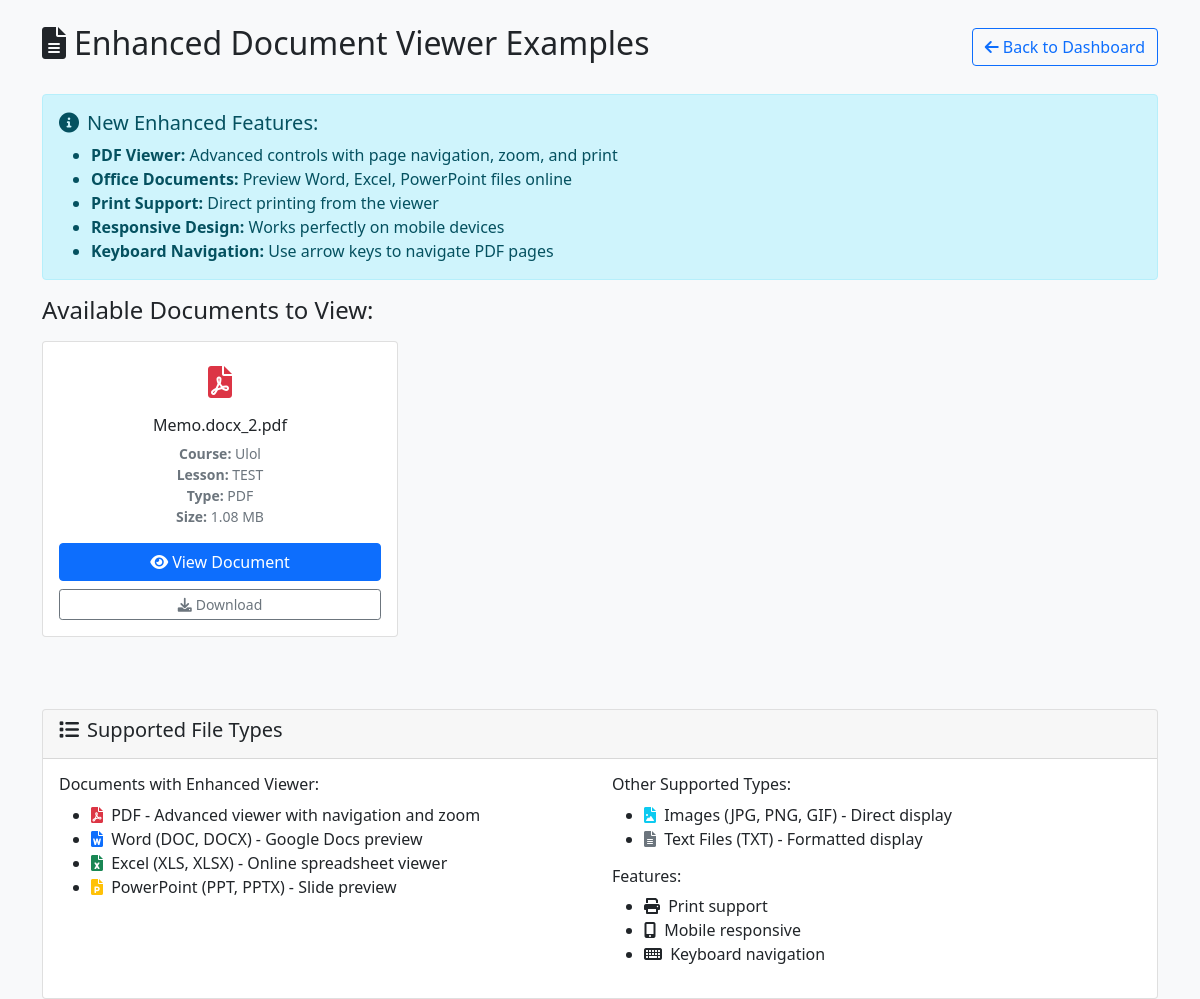
Page /test-viewer.php (signed in) on the committed database.
### tables this page shows
CREATE TABLE `lessons` (
  `id` int(11) NOT NULL,
  `course_id` int(11) NOT NULL,
  `title` varchar(200) NOT NULL,
  `description` text DEFAULT NULL,
  `content` longtext DEFAULT NULL,
  `video_url` varchar(500) DEFAULT NULL,
  `video_duration` int(11) DEFAULT 0,
  `lesson_order` int(11) NOT NULL,
  `is_preview` tinyint(1) DEFAULT 0,
  `attachments` longtext DEFAULT NULL CHECK (json_valid(`attachments`)),
  `quiz_id` int(11) DEFAULT NULL,
  `is_published` tinyint(1) DEFAULT 1,
  `created_at` timestamp NOT NULL DEFAULT current_timestamp(),
  `updated_at` timestamp NOT NULL DEFAULT current_timestamp() ON UPDATE current_timestamp()
);

CREATE TABLE `courses` (
  `id` int(11) NOT NULL,
  `title` varchar(200) NOT NULL,
  `description` text NOT NULL,
  `short_description` varchar(500) DEFAULT NULL,
  `instructor_id` int(11) NOT NULL,
  `category_id` int(11) NOT NULL,
  `price` decimal(10,2) DEFAULT 0.00,
  `is_free` tinyint(1) DEFAULT 1,
  `thumbnail` varchar(255) DEFAULT NULL,
  `video_preview` varchar(255) DEFAULT NULL,
  `level` enum('beginner','intermediate','advanced') DEFAULT 'beginner',
  `duration_hours` int(11) DEFAULT 0,
  `language` varchar(50) DEFAULT 'English',
  `requirements` text DEFAULT NULL,
  `what_you_learn` text DEFAULT NULL,
  `is_published` tinyint(1) DEFAULT 0,
  `is_featured` tinyint(1) DEFAULT 0,
  `enrollment_count` int(11) DEFAULT 0,
  `rating_average` decimal(3,2) DEFAULT 0.00,
  `rating_count` int(11) DEFAULT 0,
  `created_at` timestamp NOT NULL DEFAULT current_timestamp(),
  `updated_at` timestamp NOT NULL DEFAULT current_timestamp() ON UPDATE current_timestamp()
);

### config/config.php (called while the page is built, shortened)
<?php
function formatFileSize($size) {
    $units = array('B', 'KB', 'MB', 'GB', 'TB');
    for ($i = 0; $size > 1024 && $i < count($units) - 1; $i++) {
        $size /= 1024;
    }
    return round($size, 2) . ' ' . $units[$i];
}
?>

### test-viewer.php (the view, shortened to what this page needs)
<?php
require_once __DIR__ . '/config/config.php';
try {
    $database = new Database();
    $conn = $database->getConnection();
    $query = "SELECT l.id, l.title, l.attachments, c.title as course_title
              FROM lessons l
              JOIN courses c ON l.course_id = c.id
              WHERE l.attachments IS NOT NULL
              AND l.attachments != 'null'
              AND l.attachments != '[]'
              LIMIT 10";
    $stmt = $conn->prepare($query);
    $stmt->execute();
    $lessons_with_attachments = $stmt->fetchAll(PDO::FETCH_ASSOC);
} catch (Exception $e) {
    $lessons_with_attachments = [];
}
?>
<!DOCTYPE html>
<html lang="en">
<head>
    <link href="https://cdn.jsdelivr.net/npm/bootstrap@5.1.3/dist/css/bootstrap.min.css" rel="stylesheet">
    <link href="https://cdnjs.cloudflare.com/ajax/libs/font-awesome/6.0.0/css/all.min.css" rel="stylesheet">
</head>
<body>
    <div class="container mt-4">
        <div class="row">
            <div class="col-12">
                <div class="d-flex justify-content-between align-items-center mb-4">
                    <h2><i class="fas fa-file-alt me-2"></i>Enhanced Document Viewer Examples</h2>
                    <a href="<?php echo SITE_URL; ?>/index.php" class="btn btn-outline-primary">
                        <i class="fas fa-arrow-left me-1"></i>Back to Dashboard
                    </a>
                </div>
                <div class="alert alert-info">
                    <h5><i class="fas fa-info-circle me-2"></i>New Enhanced Features:</h5>
                    <ul class="mb-0">
                        <li><strong>PDF Viewer:</strong> Advanced controls with page navigation, zoom, and print</li>
                        <li><strong>Office Documents:</strong> Preview Word, Excel, PowerPoint files online</li>
                        <li><strong>Print Support:</strong> Direct printing from the viewer</li>
                        <li><strong>Responsive Design:</strong> Works perfectly on mobile devices</li>
                        <li><strong>Keyboard Navigation:</strong> Use arrow keys to navigate PDF pages</li>
                    </ul>
                </div>
            </div>
        </div>
        <?php if (!empty($lessons_with_attachments)): ?>
        <div class="row">
            <div class="col-12">
                <h4 class="mb-3">Available Documents to View:</h4>
            </div>
            <?php foreach ($lessons_with_attachments as $lesson): ?>
                <?php
                $attachments = json_decode($lesson['attachments'], true);
                if (is_array($attachments)):
                ?>
                    <?php foreach ($attachments as $attachment): ?>
                        <?php
                        $file_extension = strtolower(pathinfo($attachment['original_name'], PATHINFO_EXTENSION));
                        $viewable_types = ['pdf', 'txt', 'jpg', 'jpeg', 'png', 'gif', 'doc', 'docx', 'ppt', 'pptx', 'xls', 'xlsx'];
                        $can_view = in_array($file_extension, $viewable_types);
                        if ($can_view):
                            $icon_class = 'fas fa-file';
                            $icon_color = 'text-icon';
                            switch ($file_extension) {
                                case 'pdf':
                                    $icon_class = 'fas fa-file-pdf';
                                    $icon_color = 'pdf-icon';
                                    break;
                            }
                        ?>
                        <div class="col-md-6 col-lg-4 mb-4">
                            <div class="card example-card h-100">
                                <div class="card-body text-center">
                                    <div class="file-icon <?php echo $icon_color; ?>">
                                        <i class="<?php echo $icon_class; ?>"></i>
                                    </div>
                                    <h6 class="card-title"><?php echo htmlspecialchars($attachment['original_name']); ?></h6>
                                    <p class="card-text text-muted small">
                                        <strong>Course:</strong> <?php echo htmlspecialchars($lesson['course_title']); ?><br>
                                        <strong>Lesson:</strong> <?php echo htmlspecialchars($lesson['title']); ?><br>
                                        <strong>Type:</strong> <?php echo strtoupper($file_extension); ?><br>
                                        <strong>Size:</strong> <?php echo formatFileSize($attachment['size']); ?>
                                    </p>
                                    <div class="d-grid gap-2">
                                        <a href="<?php echo SITE_URL; ?>/view-document.php?type=lesson&lesson_id=<?php echo $lesson['id']; ?>&file=<?php echo urlencode($attachment['filename']); ?>"
                                           class="btn btn-primary" target="_blank">
                                            <i class="fas fa-eye me-1"></i>View Document
                                        </a>
                                        <a href="<?php echo SITE_URL; ?>/download.php?type=lesson&lesson_id=<?php echo $lesson['id']; ?>&file=<?php echo urlencode($attachment['filename']); ?>"
                                           class="btn btn-outline-secondary btn-sm">
                                            <i class="fas fa-download me-1"></i>Download
                                        </a>
                                    </div>
                                </div>
                            </div>
                        </div>
                        <?php endif; ?>
                    <?php endforeach; ?>
                <?php endif; ?>
            <?php endforeach; ?>
        </div>
        <?php endif; ?>
        <div class="row mt-5">
            <div class="col-12">
                <div class="card">
                    <div class="card-header">
                        <h5><i class="fas fa-list me-2"></i>Supported File Types</h5>
                    </div>
                    <div class="card-body">
                        <div class="row">
                            <div class="col-md-6">
                                <h6>Documents with Enhanced Viewer:</h6>
                                <ul>
                                    <li><i class="fas fa-file-pdf text-danger me-1"></i> PDF - Advanced viewer with navigation and zoom</li>
                                    <li><i class="fas fa-file-word text-primary me-1"></i> Word (DOC, DOCX) - Google Docs preview</li>
                                    <li><i class="fas fa-file-excel text-success me-1"></i> Excel (XLS, XLSX) - Online spreadsheet viewer</li>
                                    <li><i class="fas fa-file-powerpoint text-warning me-1"></i> PowerPoint (PPT, PPTX) - Slide preview</li>
                                </ul>
                            </div>
                            <div class="col-md-6">
                                <h6>Other Supported Types:</h6>
                                <ul>
                                    <li><i class="fas fa-file-image text-info me-1"></i> Images (JPG, PNG, GIF) - Direct display</li>
                                    <li><i class="fas fa-file-alt text-secondary me-1"></i> Text Files (TXT) - Formatted display</li>
                                </ul>
                                <h6 class="mt-3">Features:</h6>
                                <ul>
                                    <li><i class="fas fa-print me-1"></i> Print support</li>
                                    <li><i class="fas fa-mobile-alt me-1"></i> Mobile responsive</li>
                                    <li><i class="fas fa-keyboard me-1"></i> Keyboard navigation</li>
                                </ul>
                            </div>
                        </div>
                    </div>
                </div>
            </div>
        </div>
    </div>
</body>
</html>

### test-viewer.php (style rules this page uses)
body { background-color: #f8f9fa; }
.example-card { transition: transform 0.2s; }
.file-icon { font-size: 2rem; margin-bottom: 10px; }
.pdf-icon { color: #dc3545; }

### rows in the picture
lessons: original_name "Memo.docx_2.pdf", course.title "Ulol", title "TEST", file_extension "PDF", size "1.08 MB"
